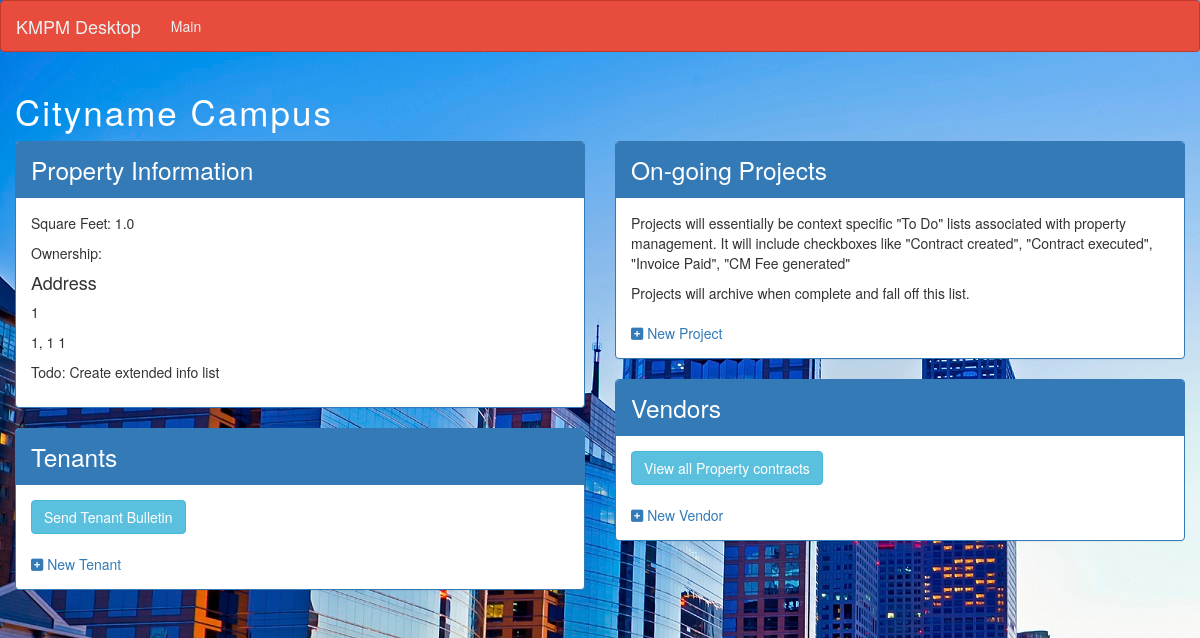
The app's page /propdesk/prop/4/ with its own data.
### propdesk/models.py (models this page shows, shortened)
class Property (models.Model):
    portfolio = models.ForeignKey(Portfolio, on_delete=models.CASCADE)
    prop_name = models.CharField(max_length=250, unique=True)
    property_sf = models.FloatField()
    property_address = models.CharField(max_length=100)
    property_city = models.CharField(max_length=100)
    property_state = models.CharField(max_length=100)
    property_zip = models.CharField(max_length=100)

### propdesk/views.py (the view)
# urls.py: url(r'^prop/(?P<property_id>[0-9]+)/$', views.prop, name="prop"),
def prop(request, property_id):
    property = get_object_or_404(Property, pk=property_id)
    property_related = Property.objects.prefetch_related('property_set').all()
    return render(request, 'propdesk/prop.html', {'property': property, 'property_related': property_related })

### propdesk/templates/propdesk/prop.html (shortened to what this page needs)
{% load staticfiles %}
<!DOCTYPE html>
<html lang="en">
<head>
    <link rel="stylesheet" href="{% static 'propdesk/bootstrap.min.css' %}" />
    <link rel="stylesheet" href="{% static 'propdesk/style.css' %}" />
</head>
<body>
{% include 'propdesk/nav.html' %}
<div class="container-fluid">
    <h1>{{property.prop_name}}</h1>
    <div class="row">
        <div class="col-md-6">
            <div class="row">
                <div class="col-md-12">
                    <div class="panel panel-primary">
                        <div class="panel-heading">Property Information</div>
                        <div class="panel-body propbody">
                            <p>Square Feet: {{property.property_sf}}</p>
                            <p>Ownership: </p>
                            <h4>Address</h4>
                            <p> {{property.property_address}}</p>
                            <p> {{property.property_city}}, {{property.property_state}} {{property.property_zip}}</p>
                            <p> Todo: Create extended info list</p>
                        </div>
                    </div>
                </div>
                <div class="col-md-12">
                    <div class="panel panel-primary">
                        <div class="panel-heading">Tenants</div>
                        <div class="panel-body">
                            <button class="btn btn-info">Send Tenant Bulletin</button>
                            <a href="{% url 'propdesk:tenant_new' %}" class="top-menu"><i class="fa fa-plus-square" aria-hidden="true"></i> New Tenant</a>
                        </div>
                    </div>
                </div>
            </div>
        </div>
        <div class="col-md-6">
            <div class="row">
                <div class="col-md-12">
                    <div class="panel panel-primary">
                        <div class="panel-heading">On-going Projects</div>
                        <div class="panel-body">
                            <p> Projects will essentially be context specific "To Do" lists associated with property management.  It will include checkboxes like "Contract created", "Contract executed", "Invoice Paid", "CM Fee generated" </p>
                            <p> Projects will archive when complete and fall off this list.</p>
                            <a href="{% url 'propdesk:project_new' %}" class="top-menu"><i class="fa fa-plus-square" aria-hidden="true"></i> New Project</a>
                        </div>
                    </div>
                </div>
                <div class="col-md-12">
                    <div class="panel panel-primary">
                        <div class="panel-heading">Vendors</div>
                        <div class="panel-body">
                            <button class="btn btn-info">View all Property contracts</button>
                            <a href="{% url 'propdesk:vendor_new' %}" class="top-menu"><i class="fa fa-plus-square" aria-hidden="true"></i> New Vendor</a>
                        </div>
                    </div>
                </div>
            </div>
        </div>
    </div>
</div>
</body>

### propdesk/static/propdesk/style.css (style rules this page uses)
body { background-image: url('background.jpg'); background-repeat: no-repeat; background-attachment: fixed; }
.panel-heading { font-size: 1.75em !important; }
h1 { color: #ffffff !important; font-size: 2.5em; letter-spacing: 2px; }

### records on screen
Property: prop_name "Cityname Campus", property_sf "1.0", property_address "1", property_city "1", property_state "1", property_zip "1"
